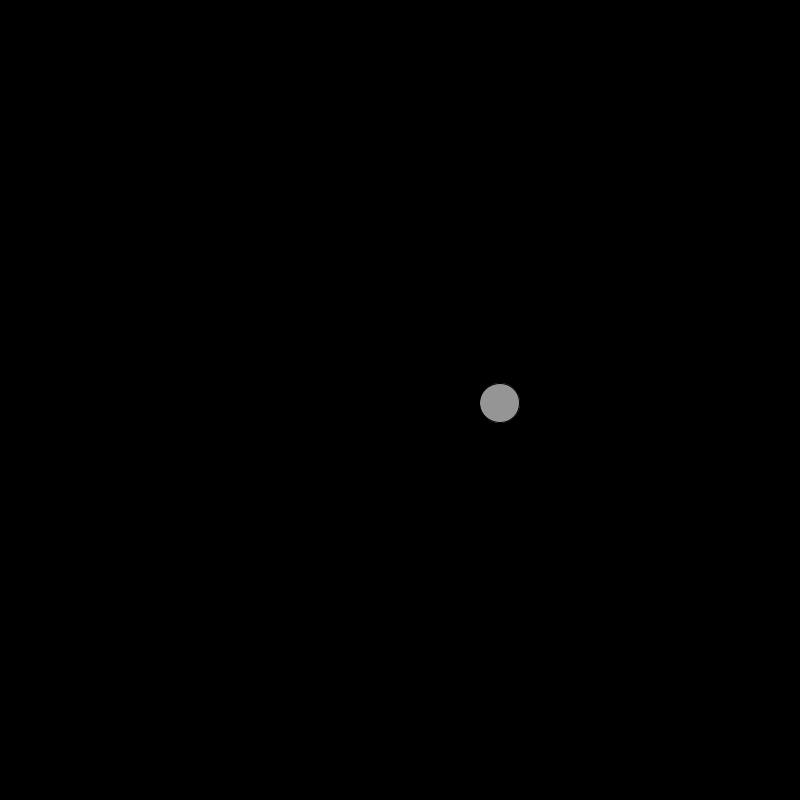
Frame 1 (no input)
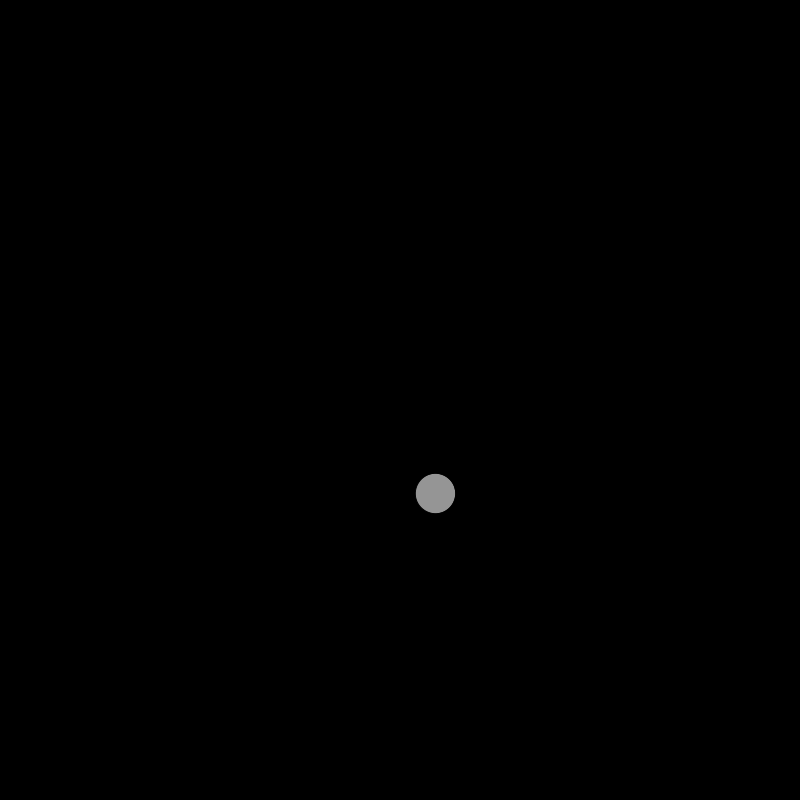
Frame 60 (the mouse pressed at the canvas centre just before this capture)
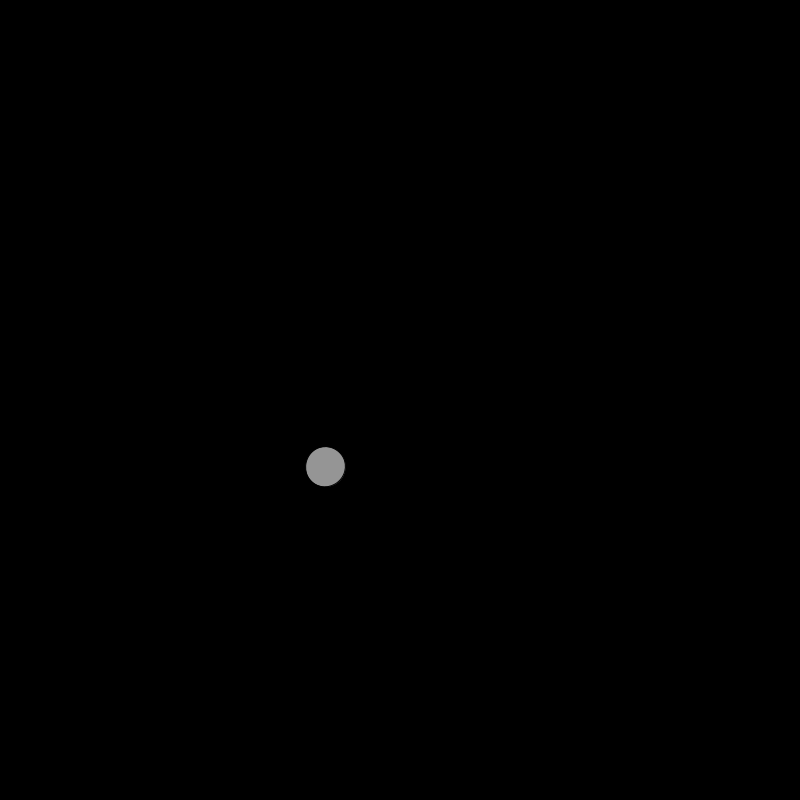
Frame 120 (the mouse held since frame 60 and released just before this capture)

The Processing sketch that drew these frames (run headless with seeded random() and noise(); from frame 60 on, the mouse is pressed at the canvas centre):

// Processing sketch: TestMoon
// ── TestMoon.pde
Moon moon;

void setup()
{
  size(800, 800);  

moon = new Moon("Moon", 20, 100, 2, 28);
println(moon); // calls toString()
moon.setName("Earth Moon");
println(moon);
  
}

void draw()
{
  background(0, 0, 0);
  translate(width/2, height/2);
  moon.display();
}

// ── Moon.pde
public class Moon
{


  // add class member variables here
  private String name;
  private float radius;
  private float distance;
  private float speed;
  private float angle=0.01;
  private int orbitalPeriod;
  

  // add constructor here
public Moon(String name, float radius, float distance, float speed, int orbitalPeriod)
{
this.name=name;
this.radius=radius;
this.distance=distance;
this.speed=speed;
this.orbitalPeriod=orbitalPeriod;
}

  // add other methods here
 public String getName()
 {
  return name;
 }
 
 public float getRadius()
 {
  return radius;
 }
 
  public float getDistance()
 {
  return distance;
 }
 
   public float getSpeed()
 {
  return speed;
 }
 
  public int getOrbitalPeriod()
 {
  return orbitalPeriod;
 }
 
  public void setOrbitalPeriod(int orbitalPeriod)
 {
 this.orbitalPeriod=orbitalPeriod;
 }

 public void setName(String name)
 {
 this.name=name;
 }

  // This will display the moon when other code is completed.  You don't need to understand this code.
  public void display()
  {
    angle=angle+(0.01*speed);
    pushMatrix();
    rotate(angle);
    translate(distance, 0);
    fill(149, 149, 149);
    ellipse(0, 0, radius*2, radius*2);
    popMatrix();
  }
  
  public String toString()
  {
   return
   "Name:"+this.name +
   " Radius: "+ this.radius+
   " Distance: "+this.distance +
   " Speed: "+this.speed +
   " Orbital Period: "+ this.orbitalPeriod;
  }
}
